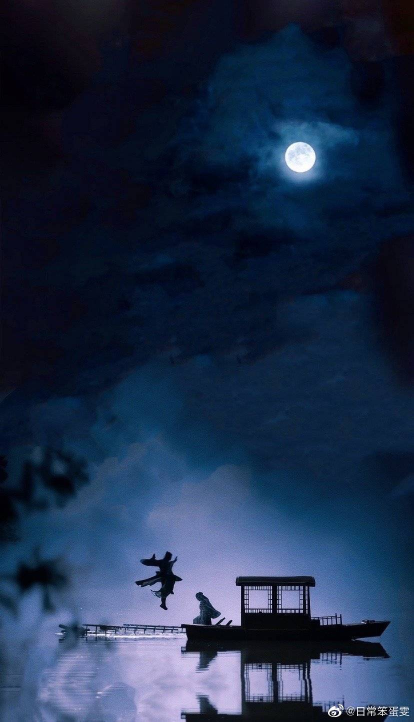
#> input picture watermark_removal/images/test1.jpg, 828 x 1444 px, given in place of stock-black.mp4, which was not available (shown at 1/2 size)
$ python watermark_remover.py   (older library calls are emulated)
#> lines starting #> are read from the running program, lines starting #| are printed output that depends on the picture; after the words box and inside, x2 and y2 are one past the last pixel; in counts of white or black regions, pixels touching at a corner belong together; pictures that were not available may be replaced by others from this repository, and a replacement may not be noted
import cv2 as cv
import numpy as np
import time
import os

def get_alpha_W_white():
	video = "videos/stock-white.mp4"
	cap = cv.VideoCapture(video)
	res, waterpic = cap.read()
	# cv.imshow("waterpic", waterpic)

	waterpic = waterpic.min(axis=-1)
	# print(np.bincount(waterpic.reshape(-1), minlength=256))

	waterpic = waterpic.astype(np.float)
	waterpic[waterpic>247] = 0
	waterpic[waterpic!=0] = 223.5
	# cv.imshow("waterpic2", waterpic.astype(np.uint8))

	alpha_0 = 32/255
	alpha = np.ones(waterpic.shape) * alpha_0
	alpha[waterpic==0] = 0

	J = waterpic
	W = np.zeros(waterpic.shape, dtype=np.float)
	mask = waterpic!=0
	W[mask] = (J[mask] - (1 - alpha[mask])*255)/alpha[mask]
	# [11 lines of commented-out code are left out]

	alpha = np.repeat(alpha, 3, axis=-1).reshape(*(alpha.shape),3)
	W = np.repeat(W, 3, axis=-1).reshape(*(W.shape),3)
	return alpha, W

def get_alpha_W_black():
	video = "videos/stock-black.mp4"
	cap = cv.VideoCapture(video)
	res, waterpic = cap.read()
#> waterpic is the input picture: shape (1444, 828, 3); mean B, G, R 73.7, 46.2, 30.2
	waterpic = waterpic.max(axis=-1)
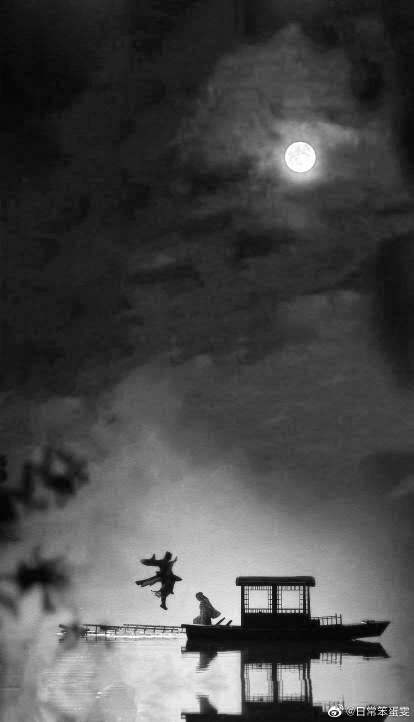
#> waterpic: shape (1444, 828) (shown at 1/2 size); min 0, max 255, mean 73.8
	# print(np.bincount(waterpic.reshape(-1),minlength=256))
	# cv.imshow("waterpic", waterpic)

	alpha_0 = 31.5/255
	thresh = 5
	waterpic[waterpic<thresh] = 0
#> waterpic: shape (1444, 828); 0.04% of pixels changed, all inside (x1, y1, x2, y2) = (0, 968, 771, 1437)
	waterpic[waterpic>=thresh] = 31.5
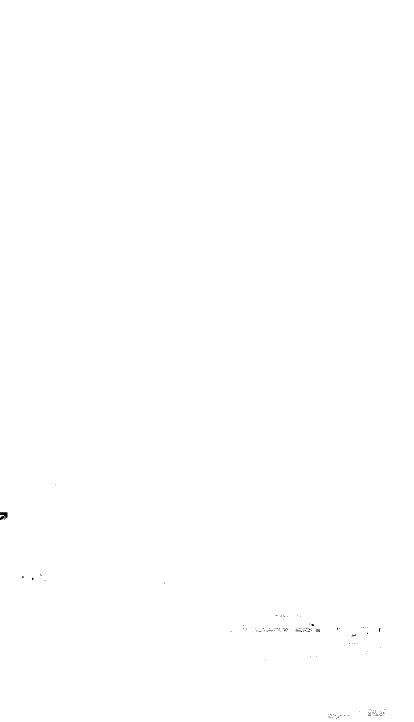
#> waterpic: shape (1444, 828) (shown at 1/2 size); values 0 (black) and 31 (white), 100% white; 134 black regions (133 under 20 px), largest, box (x1, y1, x2, y2) and area: (0, 1024, 16, 1040) 165

	alpha = np.ones(waterpic.shape) * alpha_0
	alpha[waterpic==0] = 0
	W = waterpic/alpha_0
	# [6 lines of commented-out code are left out]

	alpha = np.repeat(alpha, 3, axis=-1).reshape(*(alpha.shape),3)
	W = np.repeat(W, 3, axis=-1).reshape(*(W.shape),3)
	return alpha, W

def move_box(alpha, W, offset):
	pos = alpha.nonzero()
	box = [pos[0].min(), pos[1].min(), pos[0].max(), pos[1].max()]
	new_alpha = np.zeros(alpha.shape, dtype=alpha.dtype)
	new_W =  np.zeros(alpha.shape, dtype=W.dtype)
	box_2 = [box[i]-offset[i%2] for i in range(4)]
	idx1 = np.ix_(range(box[0],box[2]), range(box[1], box[3]))
	idx2 = np.ix_(range(box_2[0],box_2[2]), range(box_2[1], box_2[3]))
	new_alpha[idx2] = alpha[idx1]
	new_W[idx2] = W[idx1]
	return new_alpha, new_W

def merge_W(alpha1,W1,alpha2,W2):
	# alpha1 是外轮廓，外接矩形比较大
	alpha1, W1 = move_box(alpha1, W1, [0,-2])
	alpha2, W2 = move_box(alpha2, W2, [4,0])

	alpha = alpha1 + alpha2
	alpha[alpha>alpha2.max()] = alpha2.max()

	W = W1 + W2
	W[W>W1.max()] = W1.max()

	# cv.imshow("alpha,W",np.vstack([alpha*255, W]).astype(np.uint8))
	# cv.waitKey(0)

	return alpha, W

# [177 lines left out: functions find_offset, blur_mask, process_video, not called in this run]

def main():
	alpha1, W1 = get_alpha_W_black()
	alpha2, W2 = get_alpha_W_white()
#> in get_alpha_W_white, `waterpic = waterpic.min(axis=-1)`:
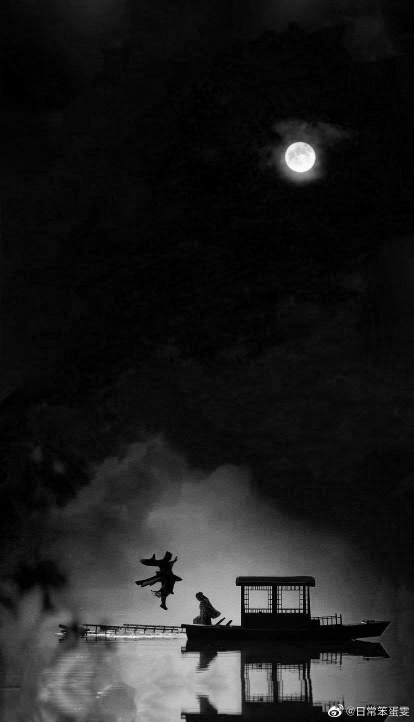
#> waterpic: shape (1444, 828) (shown at 1/2 size); min 0, max 255, mean 29.6
#> in get_alpha_W_white, `waterpic[waterpic>247] = 0`:
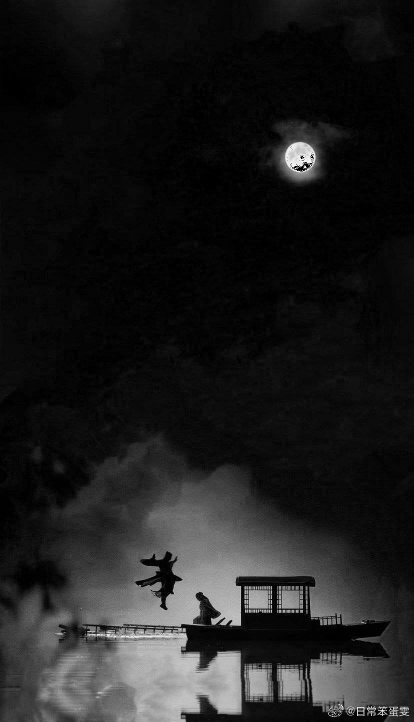
#> waterpic: shape (1444, 828) float64 (shown at 1/2 size); min 0, max 247, mean 29.5
#> in get_alpha_W_white, `waterpic[waterpic!=0] = 223.5`:
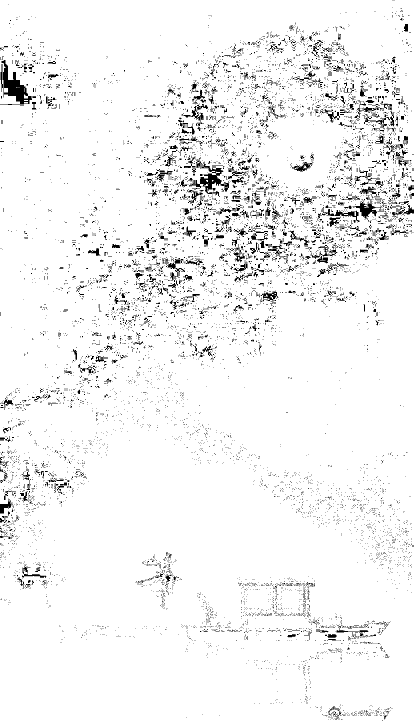
#> waterpic: shape (1444, 828) float64 (shown at 1/2 size); values 0 (black) and 223.5 (white), 95.1% white; black in thin lines or dots
#> in get_alpha_W_white, `mask = waterpic!=0`: mask: shape (1444, 828) bool; 95.1% white; black in thin lines or dots
#> in get_alpha_W_white, `W[mask] = (J[mask] - (1 - alpha[mask])*255)/alpha[mask]`: W: shape (1444, 828) float64; values 0 (black) and 3.98 (white), 95.1% white; black in thin lines or dots
#> alpha2: shape (1444, 828, 3) float64; values 0 (black) and 0.125 (white), 95.1% white; black in thin lines or dots
	alpha, W = merge_W(alpha1,W1,alpha2,W2)
#> in move_box, `box = [pos[0].min(), pos[1].min(), pos[0].max(), pos[1].max()]`: box = [0, 0, 1443, 827]
#> in move_box, `box_2 = [box[i]-offset[i%2] for i in range(4)]`: box_2 = [0, 2, 1443, 829]
	bg = blur_mask(alpha, W)

	# cv.imwrite("imgs/shutterstock_alpha.png", (alpha*255).astype(np.uint8))
	# cv.imwrite("imgs/shutterstock_W.png", (W).astype(np.uint8))

	video = "/database/水印视频/shutterstock/多旋翼无人机/stock-footage-drone-landing-in-hand.mp4"
	process_video(video, alpha, W, bg)
	return

	dirname = "/database/水印视频/shutterstock/"
	for root, dirs, names in os.walk(dirname):
		if dirs==[]:
			os.makedirs(root.replace("水印视频", "去水印视频"), exist_ok=True)
			for name in names:
				video = root+"/"+name
				out_video = root.replace("水印视频", "去水印视频")+"/"+name
				print(video)
				if not os.path.exists(out_video):
					process_video(video, alpha, W, bg, out_video)

if __name__ == '__main__':
#> (the run stopped early here; a loop or call above may not have finished)

$ run again, on watermark_removal/images/test3.jpg
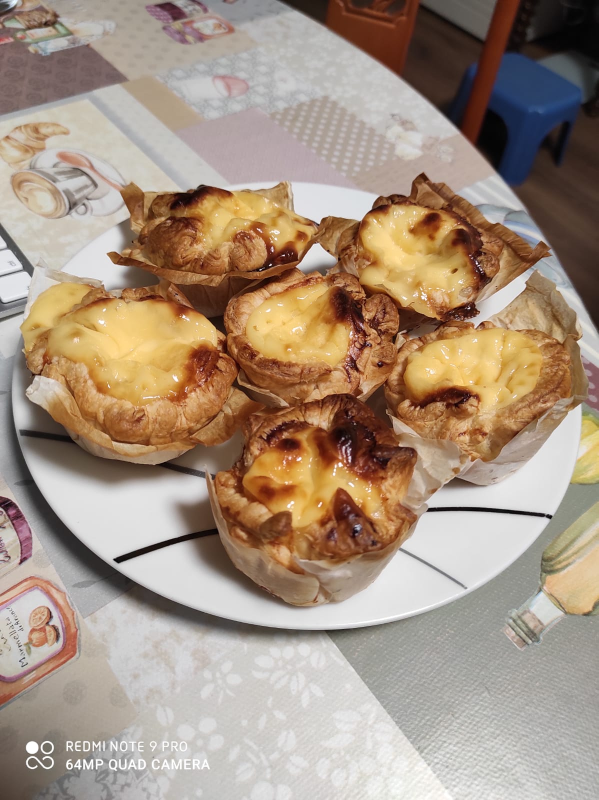
#> input picture watermark_removal/images/test3.jpg, 1197 x 1600 px, given in place of stock-black.mp4, which was not available (shown at 1/2 size)
#> in get_alpha_W_black, waterpic is the input picture: shape (1600, 1197, 3); mean B, G, R 128.6, 146.3, 165.9
#> alpha1: shape (1600, 1197, 3) float64; values 0 (black) and 0.124 (white), 99.9% white; 34 black regions (27 under 20 px), largest, box (x1, y1, x2, y2) and area: (1088, 63, 1136, 80) 369, (1160, 45, 1176, 64) 197, (975, 224, 1000, 243) 161
#> in get_alpha_W_white, `waterpic = waterpic.min(axis=-1)`:
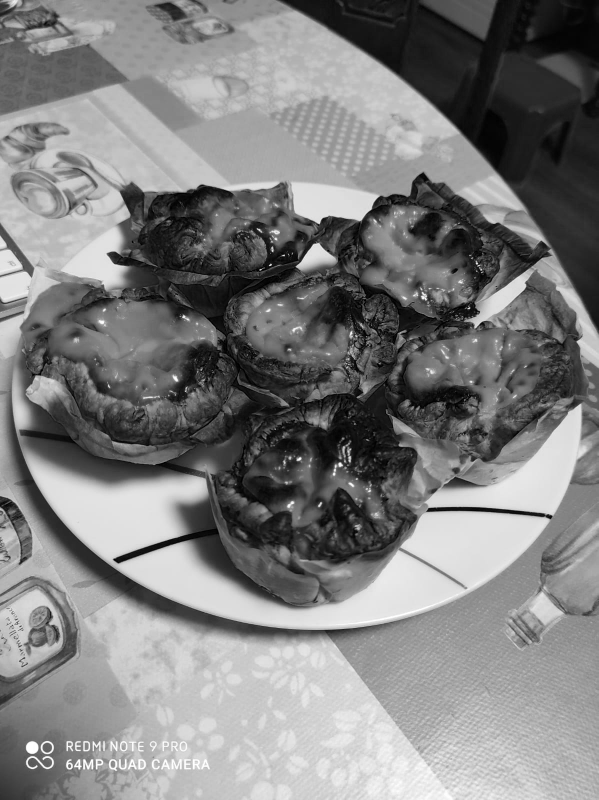
#> waterpic: shape (1600, 1197) (shown at 1/2 size); min 0, max 255, mean 127.4
#> in get_alpha_W_white, `waterpic[waterpic!=0] = 223.5`:
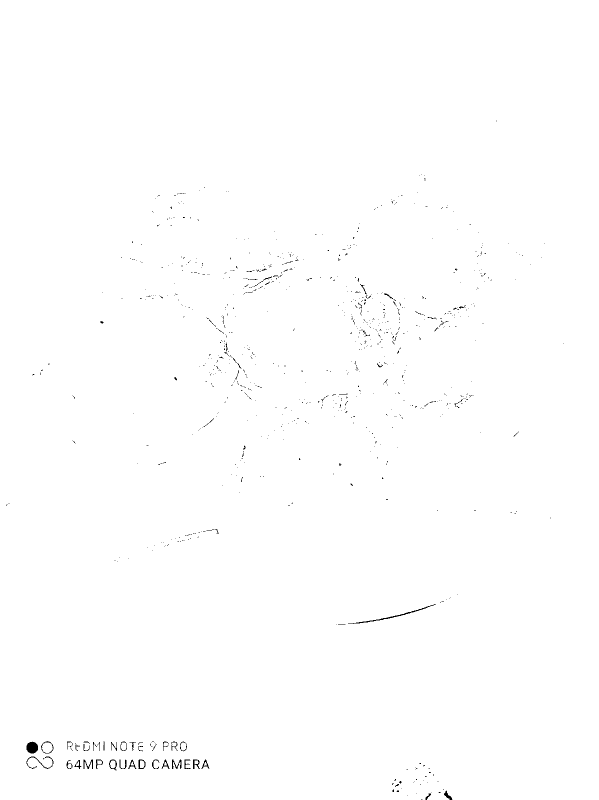
#> waterpic: shape (1600, 1197) float64 (shown at 1/2 size); values 0 (black) and 223.5 (white), 99.7% white; black in thin lines or dots, all inside (x1, y1, x2, y2) = (12, 241, 1127, 1600)
#> box = [0, 0, 1599, 1196]
#> box_2 = [0, 2, 1599, 1198]

$ run again, on watermark_removal/images/test2-nored.jpg
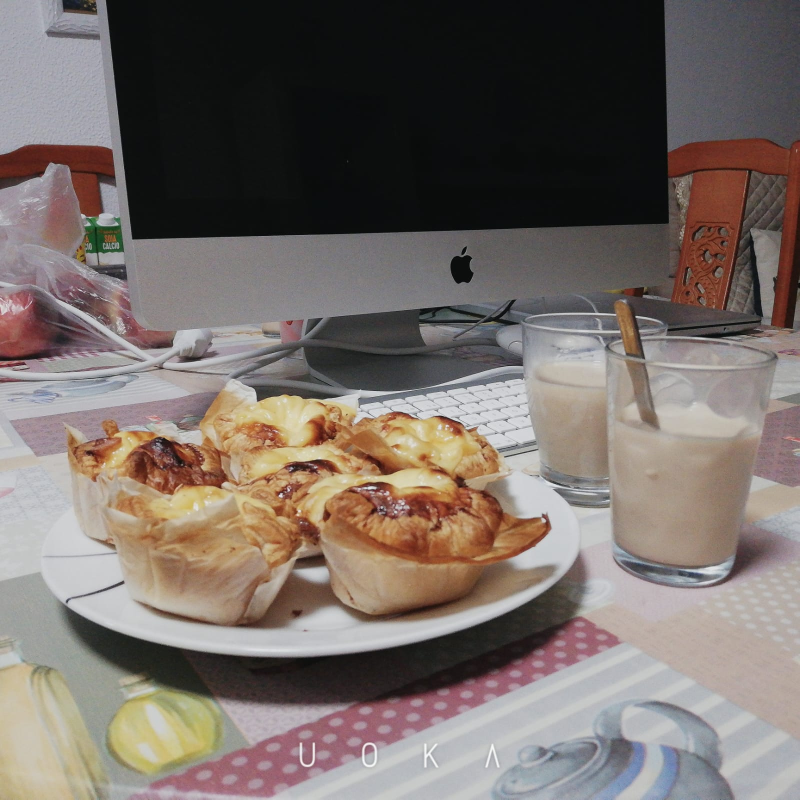
#> input picture watermark_removal/images/test2-nored.jpg, 1599 x 1599 px, given in place of stock-black.mp4, which was not available (shown at 1/2 size)
#> in get_alpha_W_black, waterpic is the input picture: shape (1599, 1599, 3); mean B, G, R 103.3, 108.7, 118.9
#> in get_alpha_W_black, `waterpic = waterpic.max(axis=-1)`:
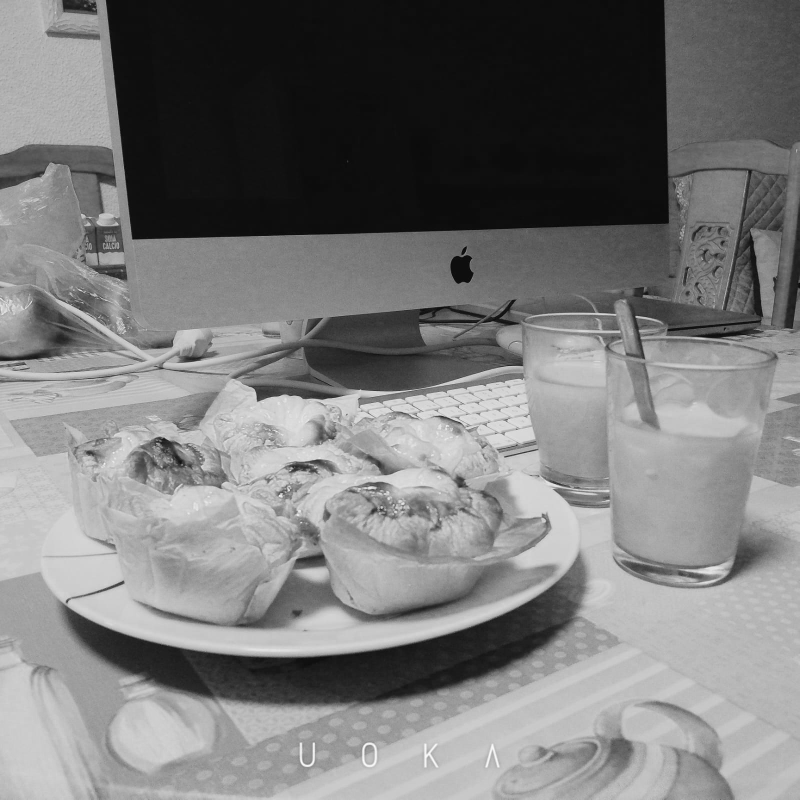
#> waterpic: shape (1599, 1599) (shown at 1/2 size); min 0, max 255, mean 121.2
#> alpha1: shape (1599, 1599, 3) float64; values 0 (black) and 0.124 (white), 100% white; black in thin lines or dots, all inside (x1, y1, x2, y2) = (552, 466, 1599, 658)
#> in get_alpha_W_white, `waterpic = waterpic.min(axis=-1)`:
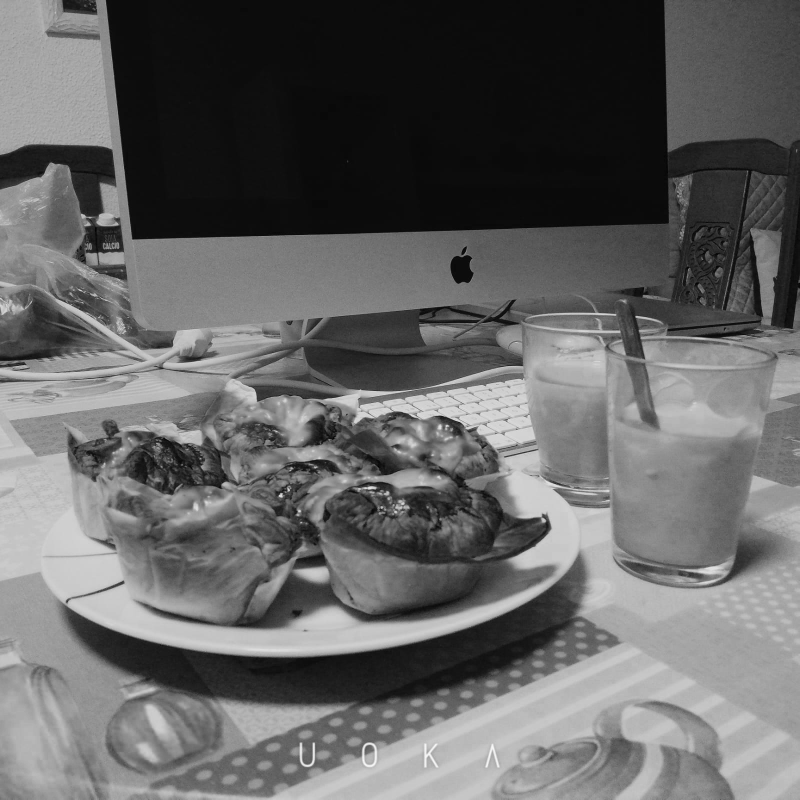
#> waterpic: shape (1599, 1599) (shown at 1/2 size); min 0, max 252, mean 100.4
#> mask: shape (1599, 1599) bool; 100% white; black in thin lines or dots, all inside (x1, y1, x2, y2) = (161, 167, 1599, 1533)
#> box = [0, 0, 1598, 1598]
#> box_2 = [0, 2, 1598, 1600]
